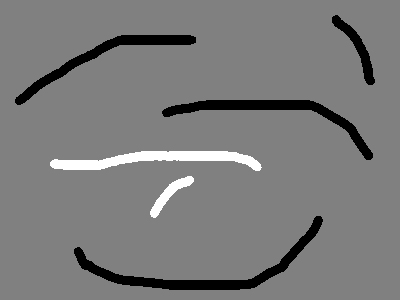
%> input picture pick-seed/1004.jpg, 400 x 300 px; its folder holds only this picture in this run
$ octave --eval "extractFeature;"   (GNU Octave 9; MATLAB toolbox functions it lacks are replaced by stand-ins)
%> lines starting %> are read from the running program, lines starting %| are printed output that depends on the picture; in (x1, y1, x2, y2) boxes, pixels count from 0 and x2, y2 are one past the last pixel; in counts of white or black regions, pixels touching at a corner belong together; the program's own positions count from 1
### count.m
function [num,length,averageLength]=count(image_name,source,source_total)
% figure,imshow(source);

imshow(source);
%骨骼化 去毛刺
BW=bwmorph(imfill(source,'holes'),'skel',inf);
BW1=bwmorph(BW,'spur',9); % N自行调整,表明执行去毛刺操作的次数

imshow(BW1);

%% 连通域个数
[L,num] = bwlabel(BW1,8);


%%归一化方法一：计算缩放系数


%%归一化方法二：将图像缩放

%% 连通域周长，因宽度一定，可视为长度
STATS = regionprops(L,'all');
length=zeros(1,num);
sum=0;
for i=1:num
%     if(STATS(i).Perimeter==0)
%         disp(image_name);
%     end

    length(i)=normalize(STATS(i).Perimeter,source_total);
    sum=sum+length(i);
end
averageLength=sum/num;
end


function result=normalize(perimeter,total)
   %前景像素数/标准像素数
    total=total/(100*100);
    result=perimeter/total;

end

### extractFeature.m
function extractFeature()

marker_file_path =  './pick-seed/';% 图像文件夹路径
seg_file_path='./pick-gt/';%前景背景分割结果文件夹
img_path_list = dir(strcat(marker_file_path,'*.jpg'));%获取该文件夹中所有jpg格式的图像
img_num = length(img_path_list);%获取图像总数量
disp(img_num);
frontMarkerCount=zeros(1,1);
frontMarkerLength=zeros(1,1);
averageFMarkerLength=zeros(1,1);

backMarkerCount=zeros(1,1);
backMarkerLength=zeros(1,1);
averageBMarkerLength=zeros(1,1);

if img_num > 0 %有满足条件的图像
        for j = 1:img_num %逐一读取图像
            image_name = img_path_list(j).name;% 图像名

            % 找到去除后缀的文件名
            name_size=size(image_name);
            for NNN=1:name_size(2);
                if image_name(NNN)=='.';
                name_num=NNN;%记下点的位置
                end
            end
            new_name=image_name(1:name_num-1);%点之前的部分
            new_name=strcat(new_name,'.png');

            disp(image_name);
            disp(new_name);

            %% 读取分割结果图片和标注图片
            image =  rgb2gray(imread(strcat(marker_file_path,image_name)));
%> image: size 300x400 uint8; min 0, max 255, mean 122.8
            image_seg= imread(strcat(seg_file_path,new_name));
%> image_seg is the input picture: size 300x400x3 uint8; min 0, max 255, mean 122.8
            imshow(image_seg);
            [m,n]=size(image);
%> m = 300; n = 400

            %%提取前景标注和前景像素总数
            front_marker=zeros(m,n);
            front_marker(image==255)=255;
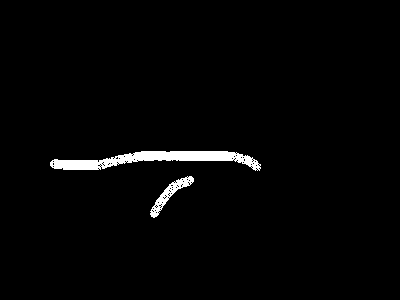
%> front_marker: size 300x400 double; 2% white; 2 white regions, box (x1, y1, x2, y2) and area: (50, 151, 261, 171) 1946, (150, 176, 194, 218) 459
            front_total=sum(image_seg(:)==255);
%> front_total = 7215
              %计算前景标注条数 相对长度 平均长度
            [num,markerLength,averageLength]=count(image_name,front_marker,front_total);
%> in count, `BW=bwmorph(imfill(source,'holes'),'skel',inf);`:
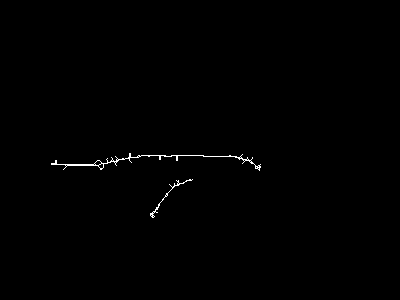
%> BW: size 300x400 logical; 0.4% white in thin lines or dots, all inside (x1, y1, x2, y2) = (51, 153, 261, 218)
%> in count, `[L,num] = bwlabel(BW1,8);`: L: size 300x400 double; 3 distinct labels, from 0 to 2
%> in count, `[L,num] = bwlabel(BW1,8);`: num = 2
%> in count, `STATS = regionprops(L,'all');`: STATS = 2 regions; box (x1, y1, x2, y2), Area, Centroid, MajorAxisLength, MinorAxisLength and Eccentricity: (51, 153, 261, 171) 368 [151.7 161] 256.5 15.46 0.998, (150, 179, 192, 218) 93 [167.9 197.6] 70.82 9.11 0.992
%> the loop in count, `for i=1:num` made 2 passes
%> (total in normalize, result in normalize, sum) on passes 1 to 2: (0.722, 686, 686), (0.722, 187.3, 873.2)
%> after the loop in count, `for i=1:num`: length = [686 187.3]
%> in count, `averageLength=sum/num;`: averageLength = 436.6
%> num = 2; markerLength = [686 187.3]; averageLength = 436.6
            if(j==1)
                frontMarkerCount=num;
%> frontMarkerCount = 2
                frontMarkerLength=markerLength;
%> frontMarkerLength = [686 187.3]
                averageFMarkerLength=averageLength;
%> averageFMarkerLength = 436.6
            else
                frontMarkerCount=[frontMarkerCount,num];
                frontMarkerLength=[frontMarkerLength,markerLength];
                averageFMarkerLength=[averageFMarkerLength,averageLength];
            end

           %%提取背景标注和背景像素总数
            back_marker=ones(m,n);
            back_marker(image==0)=0;
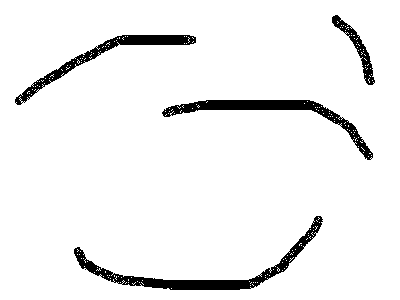
%> back_marker: size 300x400 double; values 0 (black) and 1 (white), 94.3% white; 4 black regions, box (x1, y1, x2, y2) and area: (74, 216, 323, 290) 2468, (162, 100, 373, 160) 2062, (15, 35, 196, 105) 1679, (332, 15, 375, 85) 647
            back_total=sum(image_seg(:)==0);
%> back_total = 20568

            %计算背景标注条数 相对长度 平均长度
            [num,markerLength,averageLength]=count(image_name,back_marker,back_total);
%> call 2 of count, with image_name = '1004.jpg', source_total = 20568
%> in count (call 2), `BW=bwmorph(imfill(source,'holes'),'skel',inf);`:
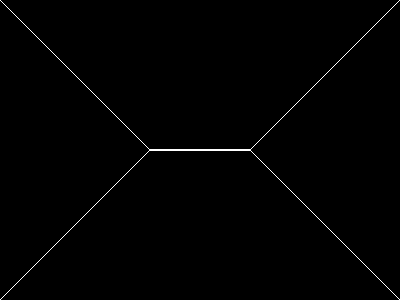
%> BW: size 300x400 logical; 0.67% white in thin lines or dots
%> in count (call 2), `BW1=bwmorph(BW,'spur',9);`: BW1: size 300x400 logical; 0.64% white in thin lines or dots, all inside (x1, y1, x2, y2) = (9, 9, 391, 291)
%> in count (call 2), `[L,num] = bwlabel(BW1,8);`: num = 1
%> in count (call 2), `STATS = regionprops(L,'all');`: STATS = 1 region; box (x1, y1, x2, y2), Area, Centroid, MajorAxisLength, MinorAxisLength and Eccentricity: (9, 9, 391, 291) 764 [200.5 150.5] 441.1 279.8 0.773
%> the loop in count (call 2), `for i=1:num` made 1 pass
%> (total in normalize, result in normalize, sum) on pass 1: (2.06, 862.5, 862.5)
%> in count (call 2), `averageLength=sum/num;`: averageLength = 862.5
%> num = 1; markerLength = 862.5; averageLength = 862.5
            if(j==1)
                backMarkerCount=num;
%> backMarkerCount = 1
                backMarkerLength=markerLength;
%> backMarkerLength = 862.5
                averageBMarkerLength=averageLength;
%> averageBMarkerLength = 862.5
            else
                backMarkerCount=[backMarkerCount,num];
                backMarkerLength=[backMarkerLength,markerLength];
                averageBMarkerLength=[averageBMarkerLength,averageLength];
            end

        end
end

front_save_to=strcat('./result/frontCount.mat');
save(front_save_to,'frontMarkerCount');
front_length_save_to=strcat('./result/frontLength.mat');
save(front_length_save_to,'frontMarkerLength');
average_front_length_save_to=strcat('./result/averageFrontLength.mat');
save(average_front_length_save_to,'averageFMarkerLength');


back_save_to=strcat('./result/backCount.mat');
save(back_save_to,'backMarkerCount');
back_length_save_to=strcat('./result/backLength.mat');
save(back_length_save_to,'backMarkerLength');
average_back_length_save_to=strcat('./result/averageBackLength.mat');
save(average_back_length_save_to,'averageBMarkerLength');


end

$ run again, on pick-seed/115555.jpg
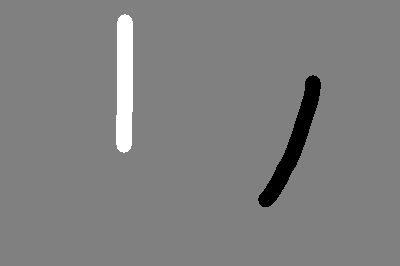
%> input picture pick-seed/115555.jpg, 400 x 266 px
%> in extractFeature, image_seg is the input picture: size 266x400x3 uint8; min 0, max 255, mean 127.9
%> in extractFeature, `front_marker(image==255)=255;`:
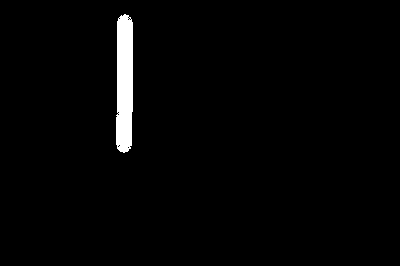
%> front_marker: size 266x400 double; 2% white; 1 white region, box (x1, y1, x2, y2) and area: (116, 14, 133, 153) 2126
%> front_total = 6378
%> BW: size 266x400 logical; 0.17% white in thin lines or dots, all inside (x1, y1, x2, y2) = (121, 14, 132, 153)
%> in count, `[L,num] = bwlabel(BW1,8);`: num = 1
%> STATS = 1 region; box (x1, y1, x2, y2), Area, Centroid, MajorAxisLength, MinorAxisLength and Eccentricity: (121, 14, 132, 153) 183 [125.4 86.2] 184.3 6.17 0.999
%> the loop in count, `for i=1:num` made 1 pass
%> (total in normalize, result in normalize, sum) on pass 1: (0.638, 478.4, 478.4)
%> in count, `averageLength=sum/num;`: averageLength = 478.4
%> in extractFeature, `[num,markerLength,averageLength]=count(image_name,front_marker,front_t..`: num = 1; markerLength = 478.4
%> frontMarkerCount = 1
%> frontMarkerLength = 478.4
%> back_marker: size 266x400 double; values 0 (black) and 1 (white), 98.1% white; 1 black region, box (x1, y1, x2, y2) and area: (258, 75, 321, 207) 2003
%> back_total = 6009
%> in count (call 2), `BW=bwmorph(imfill(source,'holes'),'skel',inf);`:
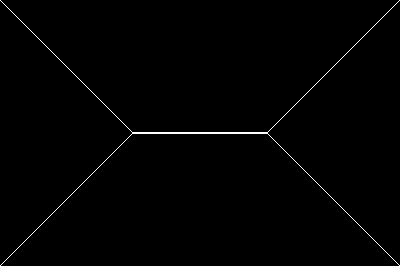
%> BW: size 266x400 logical; 0.75% white in thin lines or dots
%> BW1: size 266x400 logical; 0.72% white in thin lines or dots, all inside (x1, y1, x2, y2) = (9, 9, 391, 257)
%> STATS = 1 region; box (x1, y1, x2, y2), Area, Centroid, MajorAxisLength, MinorAxisLength and Eccentricity: (9, 9, 391, 257) 764 [200.5 133.5] 441.1 230.7 0.852
%> the loop in count (call 2), `for i=1:num` made 1 pass
%> (total in normalize, result in normalize, sum) on pass 1: (0.601, 2744.8, 2744.8)
%> in count (call 2), `averageLength=sum/num;`: averageLength = 2744.8
%> backMarkerCount = 1
%> backMarkerLength = 2744.8

$ run again, on pick-seed/1162.jpg
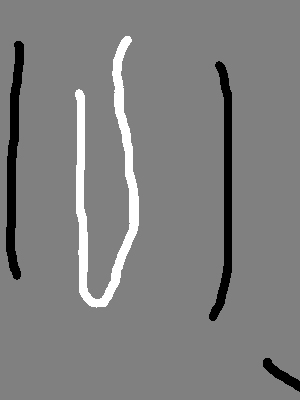
%> input picture pick-seed/1162.jpg, 300 x 400 px
%> in extractFeature, image_seg is the input picture: size 400x300x3 uint8; min 0, max 255, mean 127.6
%> in extractFeature, `front_marker(image==255)=255;`:
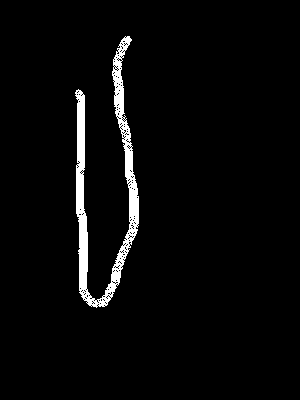
%> front_marker: size 400x300 double; 3.3% white; 1 white region, box (x1, y1, x2, y2) and area: (75, 36, 139, 308) 3996
%> front_total = 11988
%> BW: size 400x300 logical; 0.7% white in thin lines or dots, all inside (x1, y1, x2, y2) = (75, 36, 139, 307)
%> BW1: size 400x300 logical; 0.68% white in thin lines or dots, all inside (x1, y1, x2, y2) = (75, 37, 139, 307)
%> L: size 400x300 double; 3 distinct labels, from 0 to 2
%> in count, `[L,num] = bwlabel(BW1,8);`: num = 2
%> STATS = 2 regions; box (x1, y1, x2, y2), Area, Centroid, MajorAxisLength, MinorAxisLength and Eccentricity: (75, 37, 139, 307) 812 [109 186] 311.8 81.08 0.966, (124, 145, 125, 146) 1 [125 146] 1.15 1.15 0
%> the loop in count, `for i=1:num` made 2 passes
%> (total in normalize, result in normalize, sum) on passes 1 to 2: (1.2, 961.6, 961.6), (1.2, 0, 961.6)
%> after the loop in count, `for i=1:num`: length = [961.6 0]
%> in count, `averageLength=sum/num;`: averageLength = 480.8
%> in extractFeature, `[num,markerLength,averageLength]=count(image_name,front_marker,front_t..`: num = 2; markerLength = [961.6 0]; averageLength = 480.8
%> frontMarkerCount = 2
%> frontMarkerLength = [961.6 0]
%> averageFMarkerLength = 480.8
%> back_marker: size 400x300 double; values 0 (black) and 1 (white), 96.3% white; 3 black regions, box (x1, y1, x2, y2) and area: (209, 61, 232, 321) 2023, (6, 41, 24, 280) 1999, (263, 358, 300, 392) 385
%> back_total = 13221
%> in count (call 2), `BW=bwmorph(imfill(source,'holes'),'skel',inf);`:
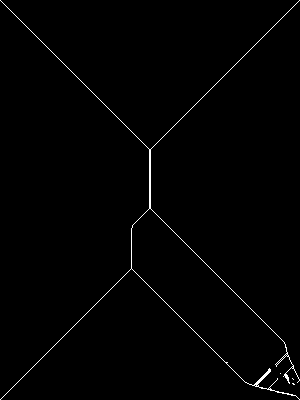
%> BW: size 400x300 logical; 0.92% white in thin lines or dots
%> BW1: size 400x300 logical; 0.9% white in thin lines or dots
%> L: size 400x300 double; 4 distinct labels, from 0 to 3
%> in count (call 2), `[L,num] = bwlabel(BW1,8);`: num = 3
%> STATS = 3 regions; box (x1, y1, x2, y2), Area, Centroid, MajorAxisLength, MinorAxisLength and Eccentricity: (9, 9, 300, 396) 1069 [181.3 245.9] 499.7 279.2 0.829, (292, 383, 295, 385) 4 [294 384.5] 3.44 1.69 0.87, (280, 373, 281, 374) 1 [281 374] 1.15 1.15 0
%> the loop in count (call 2), `for i=1:num` made 3 passes
%> (result in normalize, sum) on passes 1 to 3: (1820.5, 1820.5), (0, 1820.5), (3.33, 1823.8)
%> after the loop in count (call 2), `for i=1:num`: length = [1820.5 0 3.33]
%> in count (call 2), `averageLength=sum/num;`: averageLength = 607.9
%> in extractFeature, `[num,markerLength,averageLength]=count(image_name,back_marker,back_tot..`: num = 3; markerLength = [1820.5 0 3.33]; averageLength = 607.9
%> backMarkerCount = 3
%> backMarkerLength = [1820.5 0 3.33]
%> averageBMarkerLength = 607.9

$ run again, on pick-seed/1166.jpg
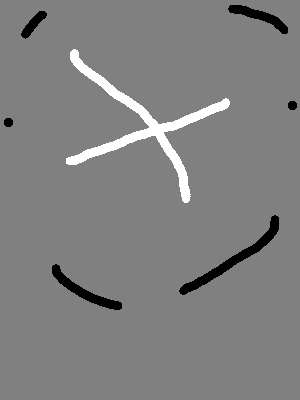
%> input picture pick-seed/1166.jpg, 300 x 400 px
%> in extractFeature, image_seg is the input picture: size 400x300x3 uint8; min 0, max 255, mean 128.4
%> in extractFeature, `front_marker(image==255)=255;`:
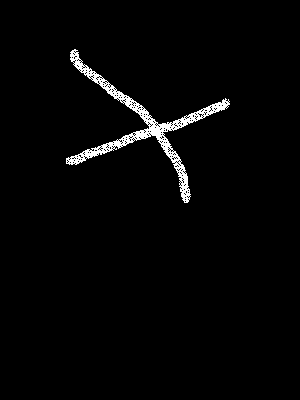
%> front_marker: size 400x300 double; 2.2% white in thin lines or dots, all inside (x1, y1, x2, y2) = (66, 49, 230, 203)
%> front_total = 7965
%> BW: size 400x300 logical; 0.63% white in thin lines or dots, all inside (x1, y1, x2, y2) = (66, 50, 230, 203)
%> BW1: size 400x300 logical; 0.6% white in thin lines or dots, all inside (x1, y1, x2, y2) = (67, 50, 229, 202)
%> in count, `[L,num] = bwlabel(BW1,8);`: num = 1
%> STATS = 1 region; box (x1, y1, x2, y2), Area, Centroid, MajorAxisLength, MinorAxisLength and Eccentricity: (67, 50, 229, 202) 719 [143.3 128.5] 186.1 120.1 0.764
%> the loop in count, `for i=1:num` made 1 pass
%> (total in normalize, result in normalize, sum) on pass 1: (0.796, 1156.8, 1156.8)
%> in count, `averageLength=sum/num;`: averageLength = 1156.8
%> in extractFeature, `[num,markerLength,averageLength]=count(image_name,front_marker,front_t..`: num = 1; markerLength = 1156.8
%> frontMarkerCount = 1
%> frontMarkerLength = 1156.8
%> back_marker: size 400x300 double; values 0 (black) and 1 (white), 98.1% white; black in thin lines or dots, all inside (x1, y1, x2, y2) = (4, 5, 297, 310)
%> back_total = 6906
%> in count (call 2), `BW=bwmorph(imfill(source,'holes'),'skel',inf);`:
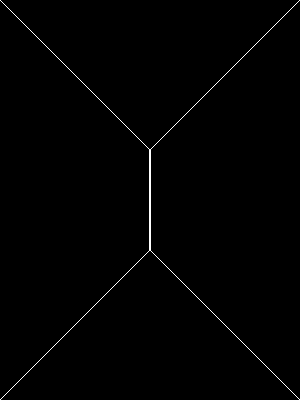
%> BW: size 400x300 logical; 0.67% white in thin lines or dots
%> BW1: size 400x300 logical; 0.64% white in thin lines or dots, all inside (x1, y1, x2, y2) = (9, 9, 291, 391)
%> STATS = 1 region; box (x1, y1, x2, y2), Area, Centroid, MajorAxisLength, MinorAxisLength and Eccentricity: (9, 9, 291, 391) 764 [150.5 200.5] 441.1 279.8 0.773
%> the loop in count (call 2), `for i=1:num` made 1 pass
%> (total in normalize, result in normalize, sum) on pass 1: (0.691, 2568.7, 2568.7)
%> in count (call 2), `averageLength=sum/num;`: averageLength = 2568.7
%> backMarkerCount = 1
%> backMarkerLength = 2568.7

$ run again, on pick-seed/101.jpg
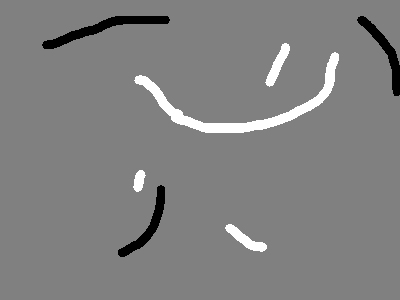
%> input picture pick-seed/101.jpg, 400 x 300 px
%> in extractFeature, image_seg is the input picture: size 300x400x3 uint8; min 0, max 255, mean 128.8
%> front_marker: size 300x400 double; 2.5% white; 4 white regions, box (x1, y1, x2, y2) and area: (134, 52, 339, 133) 2165, (225, 224, 267, 252) 364, (265, 43, 290, 87) 347, (133, 170, 146, 192) 170
%> front_total = 9138
%> BW: size 300x400 logical; 0.59% white in thin lines or dots, all inside (x1, y1, x2, y2) = (133, 44, 339, 252)
%> L: size 300x400 double; 5 distinct labels, from 0 to 4
%> in count, `[L,num] = bwlabel(BW1,8);`: num = 4
%> STATS = 4 regions; box (x1, y1, x2, y2), Area, Centroid, MajorAxisLength, MinorAxisLength and Eccentricity: (136, 52, 339, 130) 411 [253.4 104.3] 263.9 83.88 0.948, (266, 44, 289, 85) 101 [277.9 65.5] 54.21 7.1 0.991, (225, 225, 264, 252) 96 [248 241.3] 56.19 8.04 0.99, (133, 170, 145, 191) 67 [139.6 180.5] 26.09 7.94 0.953
%> the loop in count, `for i=1:num` made 4 passes
%> (result in normalize, sum) on passes 1 to 4: (74.25, 74.25), (693.7, 768), (124.1, 892), (137, 1029.1)
%> after the loop in count, `for i=1:num`: length = [74.25 693.7 124.1 137]
%> in count, `averageLength=sum/num;`: averageLength = 257.3
%> in extractFeature, `[num,markerLength,averageLength]=count(image_name,front_marker,front_t..`: num = 4; markerLength = [74.25 693.7 124.1 137]; averageLength = 257.3
%> frontMarkerCount = 4
%> frontMarkerLength = [74.25 693.7 124.1 137]
%> averageFMarkerLength = 257.3
%> back_marker: size 300x400 double; values 0 (black) and 1 (white), 98% white; 3 black regions, box (x1, y1, x2, y2) and area: (42, 16, 170, 49) 1035, (357, 16, 400, 96) 693, (118, 185, 165, 257) 677
%> back_total = 7215
%> BW: size 300x400 logical; 1.7% white in thin lines or dots
%> BW1: size 300x400 logical; 1.6% white in thin lines or dots
%> in count (call 2), `[L,num] = bwlabel(BW1,8);`:
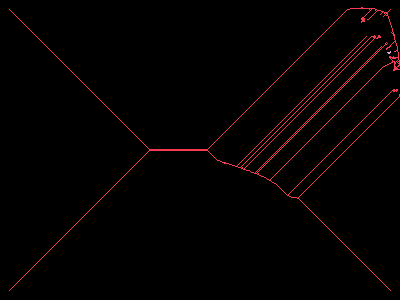
%> L: size 300x400 double; 3 distinct labels, from 0 to 2; one colour per label, 0 black
%> in count (call 2), `[L,num] = bwlabel(BW1,8);`: num = 2
%> STATS = 2 regions; box (x1, y1, x2, y2), Area, Centroid, MajorAxisLength, MinorAxisLength and Eccentricity: (9, 7, 400, 291) 1959 [281.4 119] 419.4 223.7 0.846, (387, 51, 391, 54) 7 [389.7 53.1] 4.43 2.56 0.816
%> the loop in count (call 2), `for i=1:num` made 2 passes
%> (total in normalize, result in normalize, sum) on passes 1 to 2: (0.722, 3311.9, 3311.9), (0.722, 10.52, 3322.4)
%> after the loop in count (call 2), `for i=1:num`: length = [3311.9 10.52]
%> in count (call 2), `averageLength=sum/num;`: averageLength = 1661.2
%> in extractFeature, `[num,markerLength,averageLength]=count(image_name,back_marker,back_tot..`: num = 2; markerLength = [3311.9 10.52]; averageLength = 1661.2
%> backMarkerCount = 2
%> backMarkerLength = [3311.9 10.52]
%> averageBMarkerLength = 1661.2
